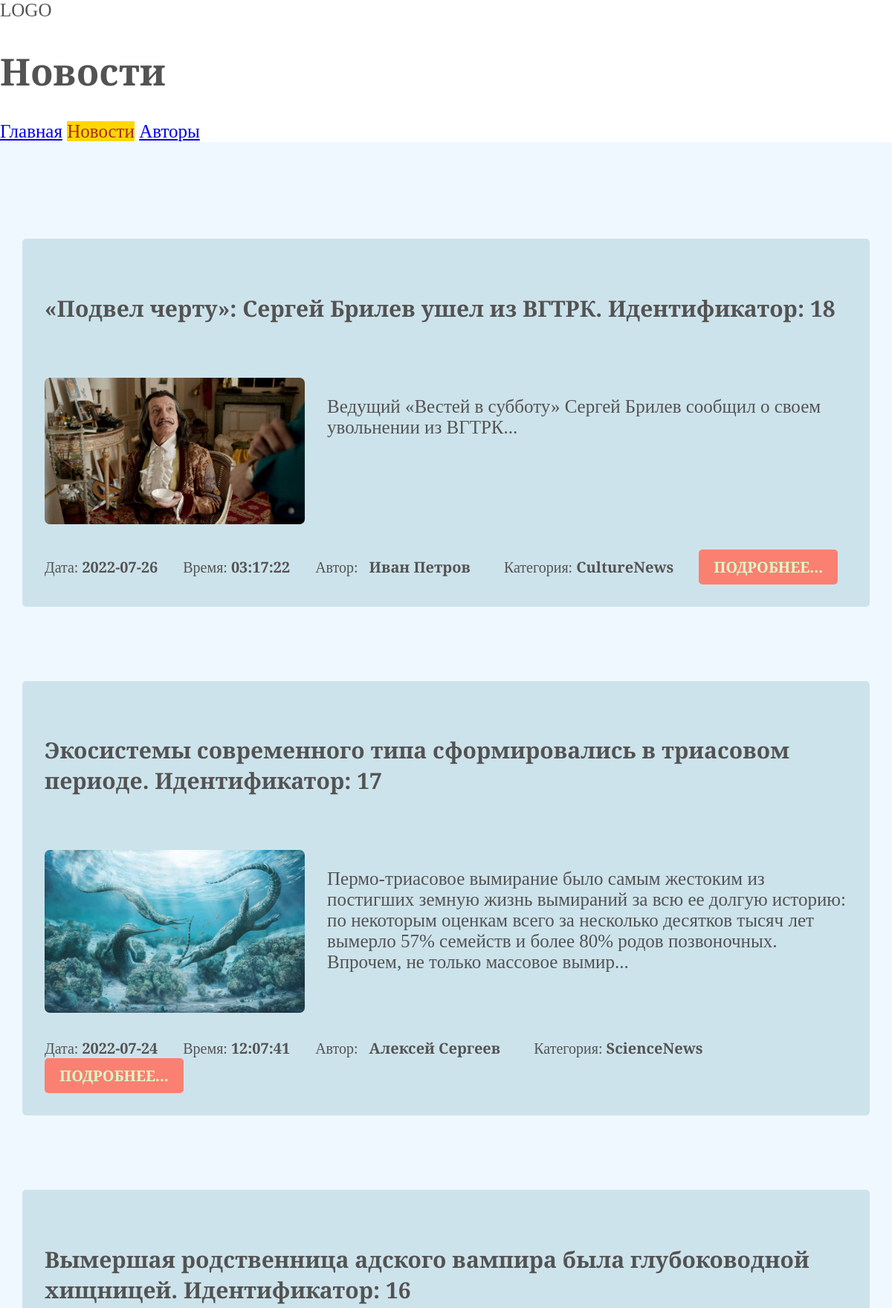
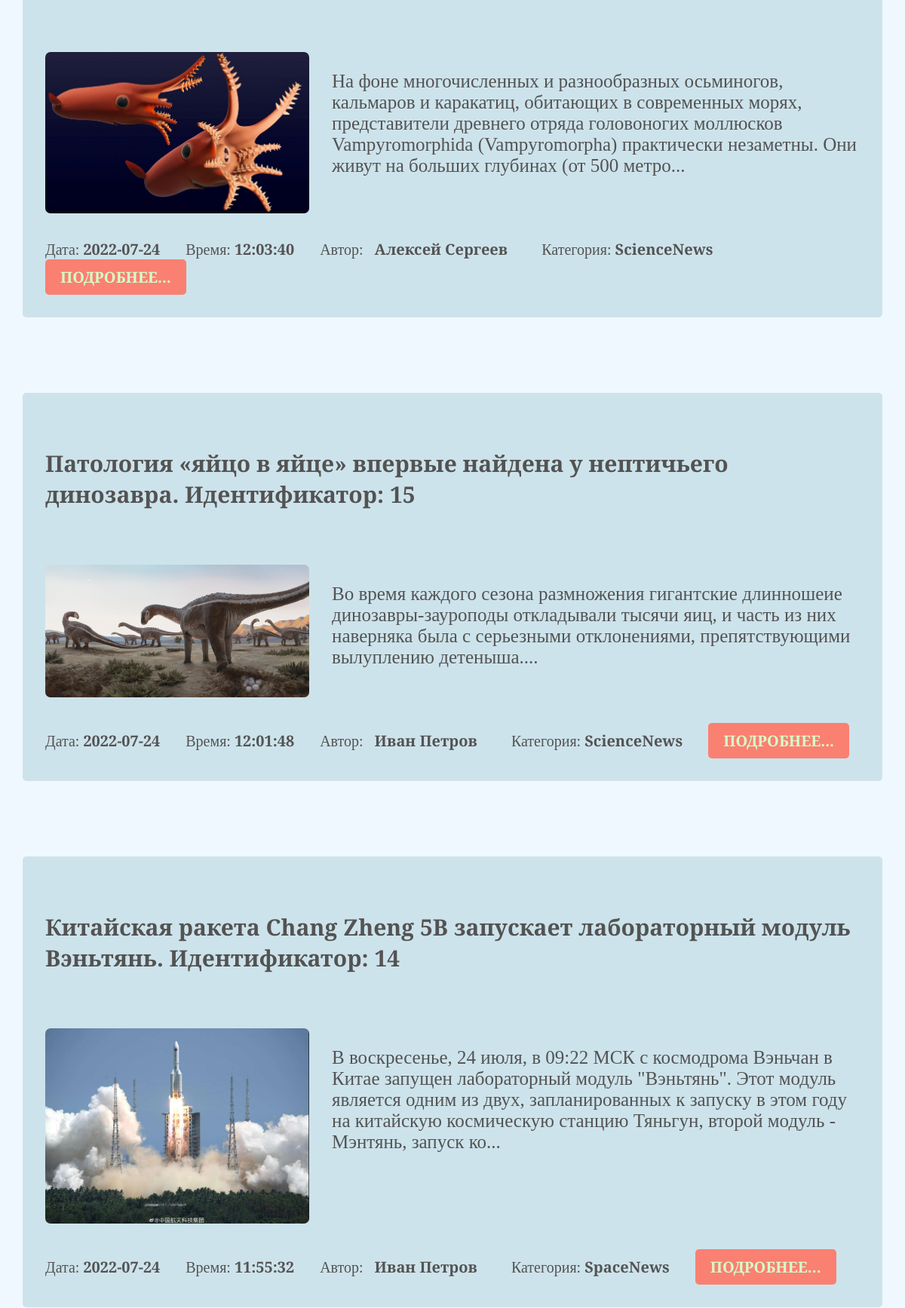
Page /news.php (upper part) on the committed database (2 pictures, top to bottom).
### tables this page shows
CREATE TABLE `news` (
  `id` int(11) NOT NULL,
  `category` varchar(255) NOT NULL,
  `title` varchar(255) NOT NULL,
  `short_text` varchar(255) NOT NULL,
  `full_text` text NOT NULL,
  `news_image` varchar(255) NOT NULL,
  `add_date` timestamp NOT NULL DEFAULT current_timestamp(),
  `author_id` int(11) NOT NULL
);

CREATE TABLE `authors` (
  `id` int(11) NOT NULL,
  `first_name` varchar(255) NOT NULL,
  `last_name` varchar(255) NOT NULL,
  `age` int(11) NOT NULL,
  `country` varchar(255) NOT NULL,
  `avatar` varchar(255) NOT NULL
);

### news.php (called while the page is built, shortened)
<?php
require 'models/News.php';
$newsList = News::getNewsList();
require 'views/news_list_view.php';

### models/News.php (called while the page is built, shortened)
<?php
class News
{
	public static function getNewsList(){
		$pdo = DBConnect::getConnection();
		$query = "SELECT news.id AS news_id, category, title, short_text, news_image, add_date,
							authors.id AS author_id, first_name, last_name
							FROM news, authors
							WHERE author_id = authors.id
							ORDER BY add_date DESC;";
		return $pdo->query($query)->fetchAll();
	}
}

### views/news_list_view.php (the view)
<?php
require 'components/header.php';?>
	<div class="news">
		<?php foreach ($newsList as $news_item):?>
			<div class="news_item">
				<a class="link" href="news_detail.php?news_id=<?=$news_item['news_id']?>">
					<h2><?=$news_item['title']?>. Идентификатор: <?=$news_item['news_id']?> </h2>
				</a>
				<div class="news_preview">
					<a href="news_detail.php?news_id=<?=$news_item['news_id']?>">
						<img src="<?=$news_item['news_image']?>" alt="<?=$news_item['title']?>">
					</a>
					<p><?=$news_item['short_text']?>...</p>
				</div>
				<?php $date_time = explode(' ', $news_item['add_date'])?>
				<span>Дата: <strong><?= $date_time[0]; ?></strong></span>
				<span>Время: <strong><?= $date_time[1]; ?></strong></span>
				<span>Автор:
                    <a class="link" href="author_detail.php?author_id=<?=$news_item['author_id']?>">
                        <strong><?=$news_item['first_name'].' '.$news_item['last_name']?></strong>
                    </a>
                </span>
				<span>Категория: <strong><?=$news_item['category']?></strong></span>
				<a class="news_link" href="news_detail.php?news_id=<?=$news_item['news_id']?>">Подробнее...</a>
			</div>
		<?php endforeach;?>
	</div>
<?php
require 'components/footer.php';
?>

### style/style.css (style rules this page uses)
html { font-family: 'Cormorant Garamond', serif; color: #535353; }
body { margin: 0; }
.news { max-width: 1200px; background-color: aliceblue; margin: auto; padding: 30px; }
.news_item { margin: 100px 0; background-color: #cde3eb; padding: 30px; border-radius: 5px; }
.news_item h2 { font-size: 30px; }
.news_item span { margin-right: 30px; font-weight: 500; font-size: 20px; }
.news_item .link { text-decoration: none; color: inherit; padding: 5px 10px; transition: all 0.5s; }
.news_item .news_link { font-size: 20px; display: inline-block; padding: 10px 20px; background-color: salmon; border-radius: 5px; text-decoration: none; text-transform: uppercase; color: #d5ffc9; font-weight: 600; }
.news_preview { display: flex; padding: 30px 0; gap: 30px; }
.news_preview img { width: 350px; border-radius: 7px; }
.news_preview p { font-size: 25px; font-weight: 500; }

### rows in the picture
news: title "«Подвел черту»: Сергей Брилев ушел из ВГТРК", id "18", news_image (picture), short_text "Ведущий «Вестей в субботу» Сергей Брилев сообщил о своем увольнении из ВГТРК", add_date "2022-07-26", add_date "03:17:22", author.first_name "Иван", author.last_name "Петров", category "CultureNews"
news: title "Экосистемы современного типа сформировались в триасовом периоде", id "17", news_image (picture), short_text "Пермо-триасовое вымирание было самым жестоким из постигших земную жизнь вымираний за всю ее долгую историю: по некоторым оценкам всего за несколько десятков тысяч лет вымерло 57% семейств и более 80% родов позвоночных. Впрочем, не только массовое вымир", add_date "2022-07-24", add_date "12:07:41", author.first_name "Алексей", author.last_name "Сергеев", category "ScienceNews"
news: title "Вымершая родственница адского вампира была глубоководной хищницей", id "16", news_image (picture), short_text "На фоне многочисленных и разнообразных осьминогов, кальмаров и каракатиц, обитающих в современных морях, представители древнего отряда головоногих моллюсков Vampyromorphida (Vampyromorpha) практически незаметны. Они живут на больших глубинах (от 500 метро", add_date "2022-07-24", add_date "12:03:40", author.first_name "Алексей", author.last_name "Сергеев", category "ScienceNews"
news: title "Патология «яйцо в яйце» впервые найдена у нептичьего динозавра", id "15", news_image (picture), short_text "Во время каждого сезона размножения гигантские длинношеие динозавры-зауроподы откладывали тысячи яиц, и часть из них наверняка была с серьезными отклонениями, препятствующими вылуплению детеныша.", add_date "2022-07-24", add_date "12:01:48", author.first_name "Иван", author.last_name "Петров", category "ScienceNews"
news: title "Китайская ракета Chang Zheng 5B запускает лабораторный модуль Вэньтянь", id "14", news_image (picture), short_text "В воскресенье, 24 июля, в 09:22 МСК с космодрома Вэньчан в Китае запущен лабораторный модуль \"Вэньтянь\". Этот модуль является одним из двух, запланированных к запуску в этом году на китайскую космическую станцию Тяньгун, второй модуль - Мэнтянь, запуск ко", add_date "2022-07-24", add_date "11:55:32", author.first_name "Иван", author.last_name "Петров", category "SpaceNews"

### other values in the picture
$title "Новости"
$value "Главная"
$value "Новости"
$value "Авторы"
